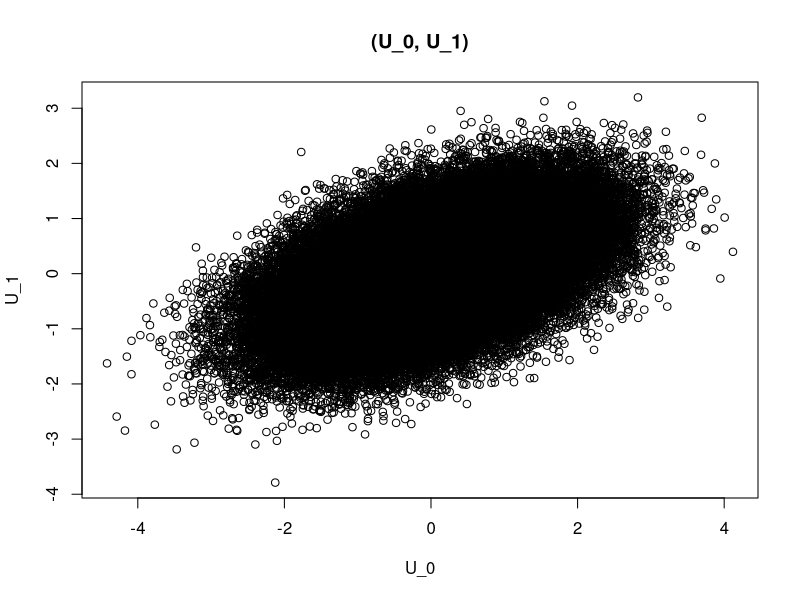
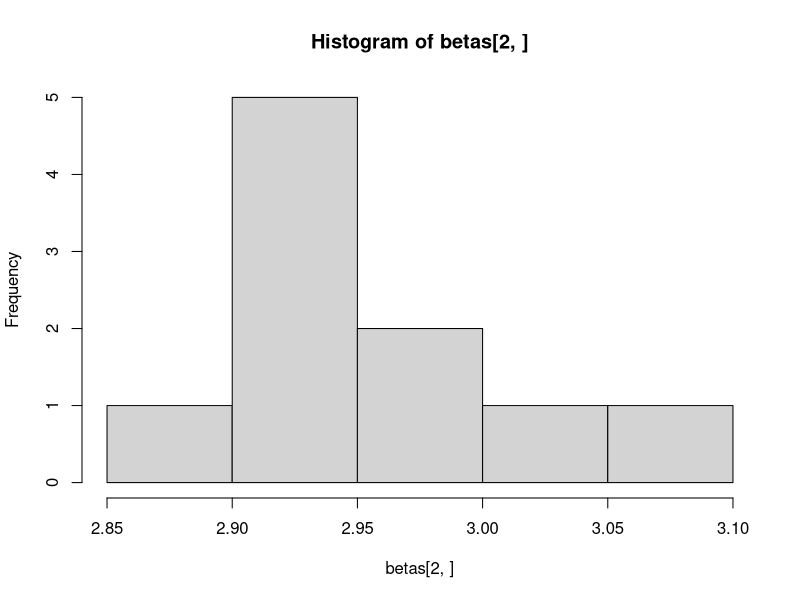
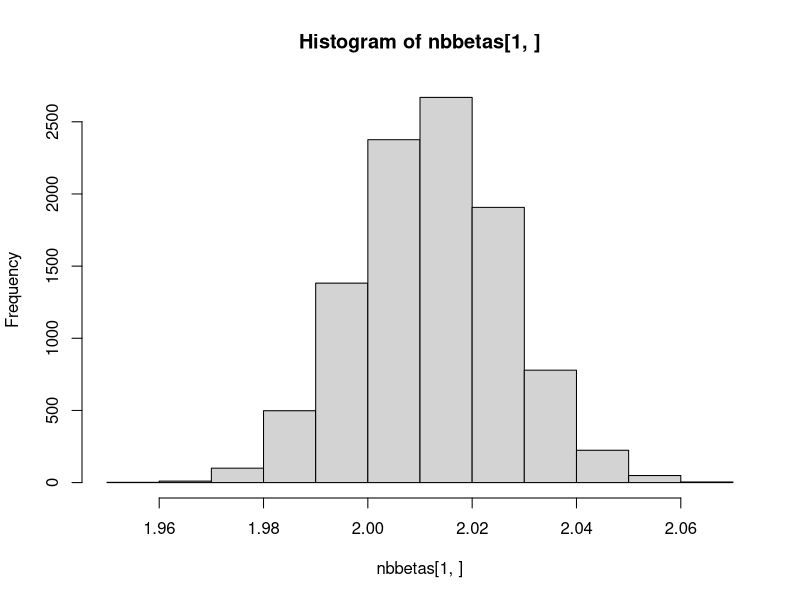
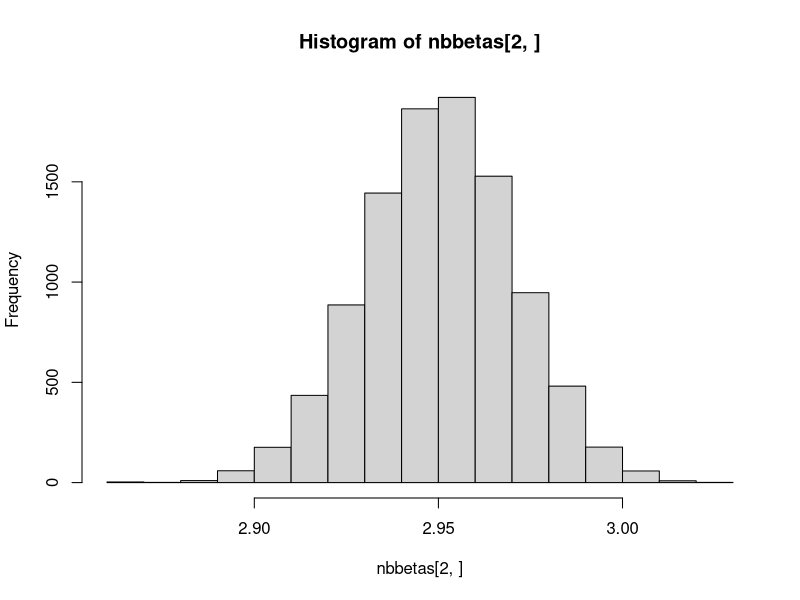

Write R code to recreate these figures, in order.
# Empirical Analysis III
# Mogstad
# Problem Set 1
# 
# Chase Abram, Tom Hierons, Jeanne Sorin

# Get packages(s)
# install.packages("mvtnorm");
library(mvtnorm)

# Problem 2

# Parameters
sigma = 0.75
rho = 0.5
N = 100000

# "true" results
trueATE = 0
truebeta = (sigma^2 - 1)/sqrt(1 - 2*rho*sigma + sigma^2)*sqrt(2/pi)
trueATT = sqrt(1-2*rho*sigma + sigma^2)*sqrt(2/pi)
trueATUT = -trueATT

# Generate data
mymean = c(0,0)
# Note I generate (U_0, U_1), NOT (U_1, U_0)
mysigma = matrix(c(1, rho*sigma, rho*sigma, sigma^2), ncol = 2)
U <- rmvnorm(n=N, mean=mymean, sigma = mysigma)

# Spot check
plot(U, xlab="U_0", ylab="U_1", main="(U_0, U_1)")

# returns subset of X which is treated
treated <- function(X) {
  treats = matrix(, nrow = 0, ncol = 2)
  for(i in 1:length(X[,1]))
    if(X[i,2] > X[i,1]) {
      treats <- rbind(treats, X[i,])
    }
  return(treats)
}

# returns subset of X which is untreated
untreated <- function(X) {
  untreats = matrix(, nrow = 0, ncol = 2)
  for(i in 1:length(X[,1]))
    if(X[i,2] <= X[i,1]) {
      untreats <- rbind(untreats, X[i,])
    }
  return(untreats)
}

# Get treated and untreated groups
# Note that we have the counterfactuals in this experiment
tr <- treated(U)
ut <- untreated(U)

# Calculate treatment effects
ATE <- mean(U[,2] - U[,1])
ATT <- mean(tr[,2] - tr[,1])
ATUT <- mean(ut[,2] - ut[,1])
betaOLS <- mean(tr[,2]) - mean(ut[,1])

#########################

# Problem 3

# Monte Carlo

# a)

# Setup
N = 10
X1 = rep(1, len=N)
X2 = rnorm(n=N, mean = 0, sd = 10)
# X2 = c(-4999:5000)
X = matrix(c(X1, X2), ncol=2)
beta = c(2,3)
sigma = 2
U = rnorm(n = N, mean = 0, sd = sigma)
Y = X%*%beta + U

betahat <- function(X,Y) {
  return(solve(t(X)%*%X)%*%t(X)%*%Y)
}

mybetahat <- betahat(X,Y)

# Uses homoskedasticity
Vhat <- function(X,Y) {
   return(solve(1/length(Y)*t(X)%*%X)*mean((Y-X%*%betahat(X,Y))^2))
}

myVhat <- Vhat(X,Y)

se <- function(X,Y) {
  return(sqrt(1/length(Y)*diag(Vhat(X,Y))))
}

myse <- se(X,Y)

# b)

sees <- function(bs) {
  return(sqrt(rowMeans(bs^2) - rowMeans(bs)^2))
}

S = 10

betas = matrix(, nrow = 2, ncol = 0)

for(s in 1:S) {
  Us <- rnorm(n = N, mean = 0, sd = sigma)
  Ys <- X%*%beta + Us
  betas <- cbind(betas, betahat(X,Ys))
}

mysees <- sees(betas)

hist(betas[2,])

# Nonparametric bootstrap

# a)

N = 10000

U1 <- rnorm(n=N, mean = 0, sd = 1)
U2 <- rnorm(n=N, mean = 0, sd = 1)
D <- rbinom(n=N,1,0.5)
augD <- matrix(c(rep(1,len=N), D), ncol = 2)
Y1 <- 5 + U1
Y0 <- 2 + U2
Y <- Y0 + D*(Y1 - Y0)
nbbetahat <- betahat(augD,Y)
nbse <- se(augD, Y)

# b)


bootsamp <- function(X,Y,N) {
  indices <- ceiling(runif(N,0,length(Y)))
  Xsamp <- X[indices,]
  Ysamp <- Y[indices]
  return(matrix(c(Xsamp,Ysamp), ncol=ncol(X)+1))
}

bootsamp(augD,Y,N)

S <- 10000

nbbetas = matrix(, nrow = 2, ncol = 0)

for(s in 1:S) {
  samp <- bootsamp(augD,Y,N)
  Ds <- samp[,1:2]
  Ys <- samp[,3]
  nbbetas <- cbind(nbbetas, betahat(Ds,Ys))
}

nbsees <- sees(nbbetas)

hist(nbbetas[1,])
hist(nbbetas[2,])

# draw D and Y independnetly
# S <- 10
# 
# inbbetas = matrix(, nrow = 2, ncol = 0)
# 
# for(s in 1:S) {
#   samp1 <- bootsamp(augD,Y,N)
#   samp2 <- bootsamp(augD,Y,N)
#   Ds <- samp1[,1:2]
#   Ys <- samp2[,3]
#   inbbetas <- cbind(inbbetas, betahat(Ds,Ys))
# }
# 
# inbsees <- sees(inbbetas)
# 
# hist(inbbetas[2,])



